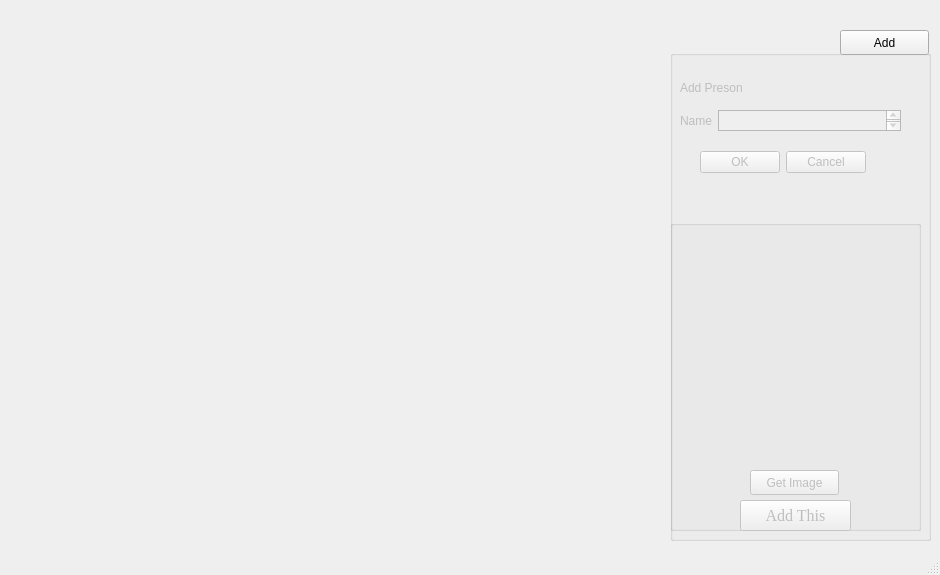
<?xml version="1.0" encoding="UTF-8"?>
<ui version="4.0">
 <class>MainWindow</class>
 <widget class="QMainWindow" name="MainWindow">
  <property name="geometry">
   <rect>
    <x>0</x>
    <y>0</y>
    <width>940</width>
    <height>575</height>
   </rect>
  </property>
  <property name="windowTitle">
   <string>MainWindow</string>
  </property>
  <widget class="QWidget" name="centralwidget">
   <widget class="QLabel" name="label">
    <property name="enabled">
     <bool>true</bool>
    </property>
    <property name="geometry">
     <rect>
      <x>10</x>
      <y>30</y>
      <width>640</width>
      <height>480</height>
     </rect>
    </property>
    <property name="text">
     <string/>
    </property>
   </widget>
   <widget class="QGroupBox" name="groupBox">
    <property name="enabled">
     <bool>false</bool>
    </property>
    <property name="geometry">
     <rect>
      <x>670</x>
      <y>50</y>
      <width>261</width>
      <height>491</height>
     </rect>
    </property>
    <property name="title">
     <string/>
    </property>
    <widget class="QLabel" name="label_2">
     <property name="geometry">
      <rect>
       <x>10</x>
       <y>30</y>
       <width>101</width>
       <height>16</height>
      </rect>
     </property>
     <property name="text">
      <string>Add Preson</string>
     </property>
    </widget>
    <widget class="QWidget" name="horizontalLayoutWidget">
     <property name="geometry">
      <rect>
       <x>10</x>
       <y>60</y>
       <width>221</width>
       <height>21</height>
      </rect>
     </property>
     <layout class="QHBoxLayout" name="horizontalLayout">
      <item>
       <widget class="QLabel" name="label_3">
        <property name="text">
         <string>Name</string>
        </property>
       </widget>
      </item>
      <item>
       <widget class="QTextEdit" name="textEdit"/>
      </item>
     </layout>
    </widget>
    <widget class="QDialogButtonBox" name="buttonBox">
     <property name="geometry">
      <rect>
       <x>30</x>
       <y>100</y>
       <width>166</width>
       <height>25</height>
      </rect>
     </property>
     <property name="standardButtons">
      <set>QDialogButtonBox::Cancel|QDialogButtonBox::Ok</set>
     </property>
    </widget>
    <widget class="QGroupBox" name="groupBox_2">
     <property name="geometry">
      <rect>
       <x>0</x>
       <y>170</y>
       <width>251</width>
       <height>311</height>
      </rect>
     </property>
     <property name="title">
      <string/>
     </property>
     <widget class="QLabel" name="label_4">
      <property name="geometry">
       <rect>
        <x>10</x>
        <y>20</y>
        <width>224</width>
        <height>224</height>
       </rect>
      </property>
      <property name="text">
       <string/>
      </property>
     </widget>
     <widget class="QPushButton" name="addthis">
      <property name="geometry">
       <rect>
        <x>70</x>
        <y>280</y>
        <width>111</width>
        <height>31</height>
       </rect>
      </property>
      <property name="font">
       <font>
        <family>Times New Roman</family>
        <pointsize>12</pointsize>
       </font>
      </property>
      <property name="text">
       <string>Add This</string>
      </property>
     </widget>
     <widget class="QPushButton" name="pushButton">
      <property name="geometry">
       <rect>
        <x>80</x>
        <y>250</y>
        <width>89</width>
        <height>25</height>
       </rect>
      </property>
      <property name="text">
       <string>Get Image</string>
      </property>
     </widget>
    </widget>
   </widget>
   <widget class="QPushButton" name="pushButton_2">
    <property name="geometry">
     <rect>
      <x>840</x>
      <y>30</y>
      <width>89</width>
      <height>25</height>
     </rect>
    </property>
    <property name="text">
     <string>Add</string>
    </property>
   </widget>
  </widget>
  <widget class="QMenuBar" name="menubar">
   <property name="geometry">
    <rect>
     <x>0</x>
     <y>0</y>
     <width>940</width>
     <height>22</height>
    </rect>
   </property>
  </widget>
  <widget class="QStatusBar" name="statusbar"/>
 </widget>
 <resources/>
 <connections/>
</ui>
